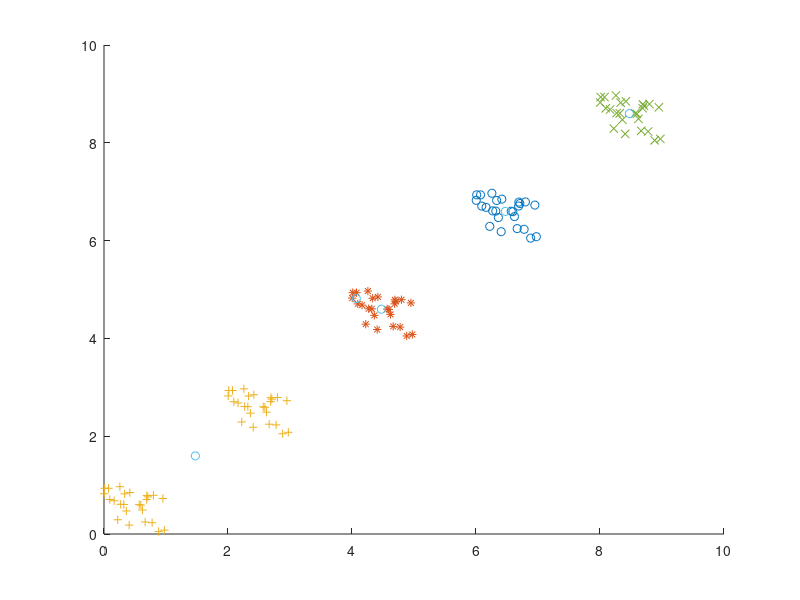

Here is the MATLAB script that generated this plot:
close all;
clear all;

% Variable declaration
N = 125;                                                                   % No. of datapoints
k = 5;                                                                     % Clusters
threshold = 1e-10;
delta = intmax;                                                            
restarts = 10;                                                             % Random restarts
res = 0;
least_error = intmax;

% Dataset creation
data_points = rand(N,2);
data_points(26:50,:) = data_points(1:25,:) + 2;
data_points(51:75,:) = data_points(26:50,:) + 2;
data_points(76:100,:) = data_points(51:75,:) + 2;
data_points(101:125,:) = data_points(76:100,:) + 2;
cluster_val = zeros(1,N);

% Vector initialisation
new = 10*rand(k,2);
best_cluster = cluster_val;
best_center = new;
error = zeros(1,N);

while res < restarts
    
    initial = 2*rand(k,2) + 3.5;
    
    while delta > threshold

        for i = 1:N

            [error(i) ,cluster_val(i)] = min((vecnorm((initial - data_points(i))'))');

        end

        for i = 1:k

            ind = find(cluster_val == i);
            if length(ind) ~= 0
                new(i,1) = mean(data_points(ind,1));
                new(i,2) = mean(data_points(ind,2));       
            end
        end

        delta = double(max(new - initial));
        initial = new;
    end
    
    if least_error > sum(error)
        best_cluster = cluster_val;
        least_error = sum(error);
        best_center = initial;
    end
    res = res + 1;
end


% Plot display
figure('name', 'K-Means Clustering'),
scatter(data_points(find(best_cluster == 1),1), data_points(find(best_cluster == 1),2), 'o')
hold on
scatter(data_points(find(best_cluster == 2),1), data_points(find(best_cluster == 2),2), '*')
scatter(data_points(find(best_cluster == 3),1), data_points(find(best_cluster == 3),2), '+')
scatter(data_points(find(best_cluster == 4),1), data_points(find(best_cluster == 4),2), 'd')
scatter(data_points(find(best_cluster == 5),1), data_points(find(best_cluster == 5),2), 'x')
scatter(best_center(:,1), best_center(:,2), 'r^');
hold off
best_cluster

